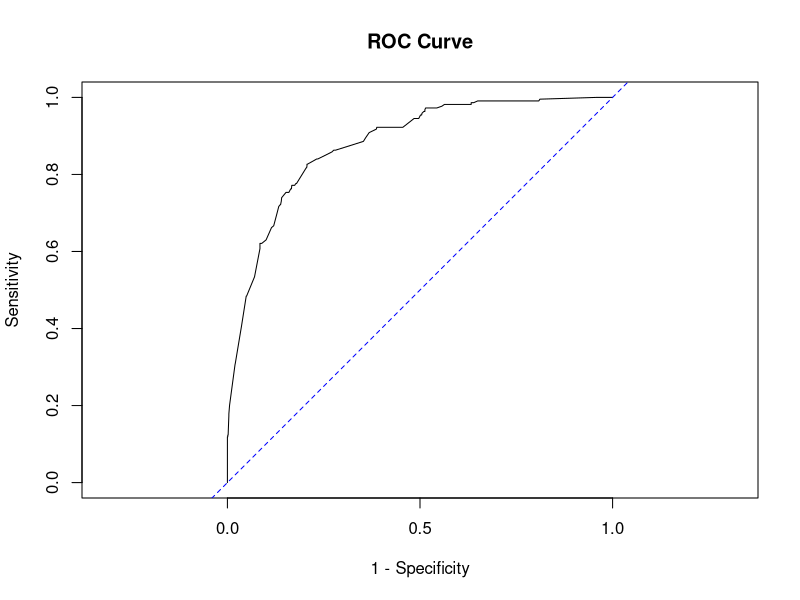

Recreate this plot in R.
## ---- chunk 1
knitr::opts_chunk$set(echo = TRUE)
## ---- chunk 2
accidents = read.csv("NTSBGA2016.csv")
View(accidents)
## ---- chunk 3
summary(accidents)
## ---- chunk 4
mod.log <- glm(Fatal ~ ., data = accidents, family = binomial)
summary(mod.log)
## ---- chunk 5
mod.probit <- glm(Fatal ~ ., family = binomial(link = "probit"), 
    data = accidents)
summary(mod.probit)
## ---- chunk 6
mod.cloglog <- glm(Fatal ~ ., family = binomial(link = "cloglog"), 
    data = accidents)
summary(mod.cloglog)
## ---- chunk 7
nullmodlog <- glm(Fatal ~ 1, family=binomial, data=accidents)
step(nullmodlog,~ Day + Lat+ Lon + NonUSA + Nonairplane + Phase + Event + Personal + Multiple, direction="forward")
step(mod.log)
## ---- chunk 8
nullmodprobit <- glm(Fatal ~ 1, family=binomial(link="probit"), data=accidents)
step(nullmodprobit,~ Day + Lat+ Lon + NonUSA + Nonairplane + Phase + Event + Personal + Multiple, direction="forward")
step(mod.probit)
## ---- chunk 9
nullmodloglog <- glm(Fatal ~ 1, family=binomial(link="cloglog"), data=accidents)
step(nullmodloglog,~ Day + Lat+ Lon + NonUSA + Nonairplane + Phase + Event + Personal + Multiple, direction="forward")
step(mod.cloglog)
## ---- chunk 10
best_mod <- glm(Fatal ~ NonUSA + Nonairplane + Phase + Event + 
    Multiple, family = binomial(link = "cloglog"), 
    data = accidents)
summary(best_mod)
## ---- chunk 11
 cor(accidents$Fatal, fitted(best_mod)) #correlation measure
## ---- chunk 12
as.numeric((logLik(best_mod) - logLik(nullmodloglog)) / (0 - logLik(nullmodloglog))) #likelihood measure D
## ---- chunk 13
pi0 <- 0.5
table(y=accidents$Fatal, yhat=as.numeric(fitted(best_mod) > pi0)) 
#Apparent Classification Table
## ---- chunk 14
sensitivity = 106 / (106 + 113) 
specificity = 1013 / (1013 + 52)
sensitivity
specificity
## ---- chunk 15
 pihatcv <- numeric(nrow(accidents))
for(i in 1:nrow(accidents)){
pihatcv[i] <- predict(update(best_mod, subset=-i), newdata=accidents[i,],
type="response")}
table(y=accidents$Fatal, yhat=as.numeric(pihatcv > pi0))
## ---- chunk 16
sensitivity = 106 / (106 + 113) 
specificity = 1012 / (1012 + 53)
sensitivity
specificity
## ---- chunk 17
pihat <- fitted(best_mod)
false.neg <- c(0,cumsum(tapply(accidents$Fatal,pihat,sum)))
true.neg <- c(0,cumsum(table(pihat))) - false.neg
plot(1-true.neg/max(true.neg), 1-false.neg/max(false.neg), type="l", main="ROC Curve", xlab="1 - Specificity", ylab="Sensitivity", asp=1)
abline(a=0, b=1, lty=2, col="blue")
## ---- chunk 18
mean(outer(pihat[accidents$Fatal==1], pihat[accidents$Fatal==0], ">") + 0.5 * outer(pihat[accidents$Fatal==1], pihat[accidents$Fatal==0], "=="))
#Concordance Index
